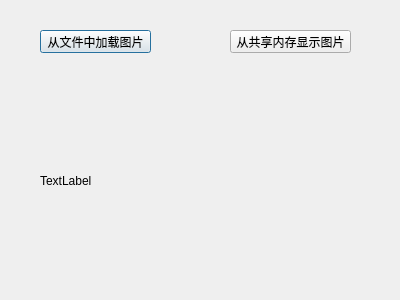
<?xml version="1.0" encoding="UTF-8"?>
<ui version="4.0">
 <class>Dialog</class>
 <widget class="QDialog" name="Dialog">
  <property name="geometry">
   <rect>
    <x>0</x>
    <y>0</y>
    <width>400</width>
    <height>300</height>
   </rect>
  </property>
  <property name="windowTitle">
   <string>Dialog</string>
  </property>
  <widget class="QPushButton" name="loadFromFileButton">
   <property name="geometry">
    <rect>
     <x>40</x>
     <y>30</y>
     <width>111</width>
     <height>23</height>
    </rect>
   </property>
   <property name="text">
    <string>从文件中加载图片</string>
   </property>
  </widget>
  <widget class="QPushButton" name="loadFromSharedMemoryButton">
   <property name="geometry">
    <rect>
     <x>230</x>
     <y>30</y>
     <width>121</width>
     <height>23</height>
    </rect>
   </property>
   <property name="text">
    <string>从共享内存显示图片</string>
   </property>
  </widget>
  <widget class="QLabel" name="label">
   <property name="geometry">
    <rect>
     <x>40</x>
     <y>110</y>
     <width>211</width>
     <height>141</height>
    </rect>
   </property>
   <property name="text">
    <string>TextLabel</string>
   </property>
  </widget>
 </widget>
 <layoutdefault spacing="6" margin="11"/>
 <resources/>
 <connections/>
</ui>
